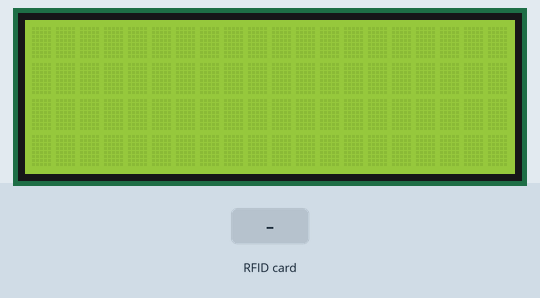
Simulated run of this sketch. Board: Arduino Uno, built with avr-gcc and run on an emulated ATmega328P. Parts: 20×4 character LCD. The test bench sets the inputs (shaded band).

Above: at 1.3 s.
1.4 s: RFID card 5E 7A 19 C4 held to the reader
At 2.3 s:
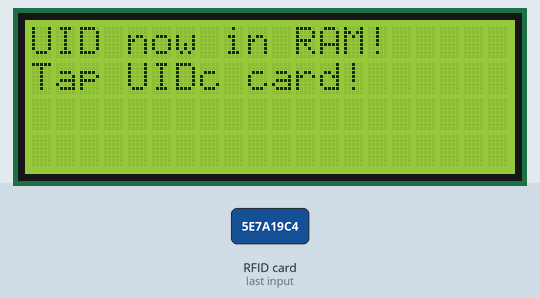
4.5 s: RFID card 5E 7A 19 C4 held to the reader
At 5.6 s:
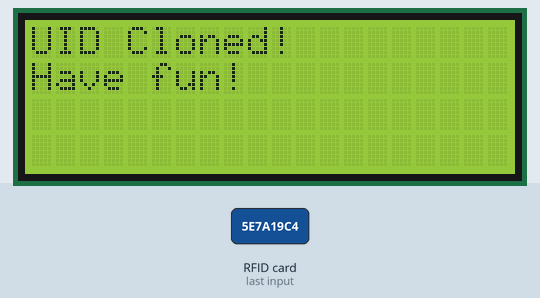
Timing chart, 0 to 7.5 s (numbered marks = the images above; inputs shaded):
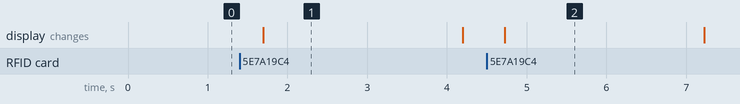

Measured:
- after the input at 1.4 s, the display: changes after 0.30 s (image 1)
- after the input at 4.5 s, the display: changes after 0.22 s (image 2)
- what the display in image 1 shows lasts 2.5 s, from 1.7 s to 4.2 s

The sketch:

flashuid-arduino.ino
```cpp
// (licence header left out)
// screen related libraries, we use liquidcrystal_i2c here
#include <Wire.h>
#include <LiquidCrystal_I2C.h>
LiquidCrystal_I2C lcd(0x27,20,4);    // set the LCD address to 0x27 for a 16 chars and 2 line display

// MRFC522 related libraries and their configurations
#include <SPI.h>
#include <MFRC522.h>
#define RST_PIN   9                  // Configurable, see typical pin layout above
#define SS_PIN    10                 // Configurable, see typical pin layout above
MFRC522 mfrc522(SS_PIN, RST_PIN);    // Create MFRC522 instance
MFRC522::MIFARE_Key key;             // appearently MRFC522 library needs it???

byte TARGET_UID[4];                  // the card's serial is buffered at this variable
bool DID_MAGIC_HAPPEN = false;       // magic means the 1st stage of cloning: getting the serial

void setup()
{
  lcd.init();
  lcd.backlight();

  // we don't really need serial at this point
  //// Serial.begin(9600);                // Initialize serial communications with the PC
  //// while (!Serial);                   // Do nothing if no serial port is opened (added for Arduinos based on ATMEGA32U4)

  SPI.begin();                       // Init SPI bus
  mfrc522.PCD_Init();                // Init MFRC522 card

  //// Serial.println(F("LET'S GOOOOOOO"));

  // Prepare key - all keys are set to FFFFFFFFFFFFh at chip delivery from the factory. See: line 37
  for (byte i = 0; i < 6; i++) {
    key.keyByte[i] = 0xFF;
  }
}

void loop()
{
  delay(500);

  // return to square one if no cards are present, saving processing time?
  if ( ! mfrc522.PICC_IsNewCardPresent() ) return;

  /*
   * If your Chinese MIFARE Classic gets bricked, you can unbrick it!
   * Just comment out the extended checks below and reflash.
   */

  ////// START EXTENDED CHECKS
  // return to square one if "the card serial is unavaiable and no serial is gathered"
  if ( ! mfrc522.PICC_ReadCardSerial() && !DID_MAGIC_HAPPEN ) return;

  MFRC522::PICC_Type piccType = mfrc522.PICC_GetType(mfrc522.uid.sak); // basically gathering the card type

  // return to square one if "the card is not a mifare classic and no serial is gathered"
  if ( piccType != MFRC522::PICC_TYPE_MIFARE_1K && !DID_MAGIC_HAPPEN ) {
      lcd.print("Only MIFARE 1K!");
      delay(2500);

      lcd.clear();

      return;
  }
  ////// END EXTENDED CHECKS

  // if serial gathered
  if ( DID_MAGIC_HAPPEN ) {
    // write to the cUID card and check for errors, also resetting the clone check
    if ( MIFARE_BackdooredSetUID(TARGET_UID, 4, false) ) {
      lcd.print("UID Cloned!");
      lcd.setCursor(0,1);
      lcd.print("Have fun!");

      DID_MAGIC_HAPPEN = false;

      delay(2500);
    } else {
      lcd.print("Error!");
      lcd.setCursor(0,1);
      lcd.print("Sequence reset!");

      DID_MAGIC_HAPPEN = false;

      delay(2500);
    }
  } else {
    // if serial hasn't been gathered, gather it and set the clone check to true
    memcpy(TARGET_UID, mfrc522.uid.uidByte, 4);

    lcd.print("UID now in RAM!");
    lcd.setCursor(0,1);
    lcd.print("Tap UIDc card!");

    DID_MAGIC_HAPPEN = true;

    delay(2500);
  }

  lcd.home();
  lcd.clear();
}

bool MIFARE_BackdooredSetUID(byte *uidbuff, byte bufsize, bool logErrors) {
  // if uid buffer is a null pointer and the buffer size isn't 4, return false
  if (uidbuff == nullptr || bufsize != 4) {
    return false;
  }

  byte bcc_value = uidbuff[0] ^ uidbuff[1] ^ uidbuff[2] ^ uidbuff[3]; // calculate the bcc by xor'ing the uid bytes

  mfrc522.MIFARE_OpenUidBackdoor(logErrors);                          // we utilise the library function here, basically opens the backdoor to write to the uid sector of the cUID card

  byte end_buffer[] = {0x08, 0x04, 0x00, 0x00, 0x00, 0x00, 0x00, 0x00, 0x00, 0x00, 0x00}; // the last 11 bytes of the uid sector is pre-determined; ATQA and SAK is set to their nominal values. TODO: fetch the entire uid sector of the cloned card and use that info

  byte final_buf[16];               // we define our uid sector

  memcpy(final_buf, uidbuff, 4);
  final_buf[4] = bcc_value;
  memcpy(&final_buf[5], end_buffer, 11);

  byte stat = mfrc522.MIFARE_Write((byte)0, final_buf, (byte)16); // write modified block 0 back to card, get its result as a custom byte
  if (stat != MFRC522::STATUS_OK) {
    if (logErrors) {
      //// Serial.print(F("mfrc522.MIFARE_Write() failed: "));
      //// Serial.println(mfrc522.GetStatusCodeName(stat));
    }
    return false;
  }
  return true;
}
```
